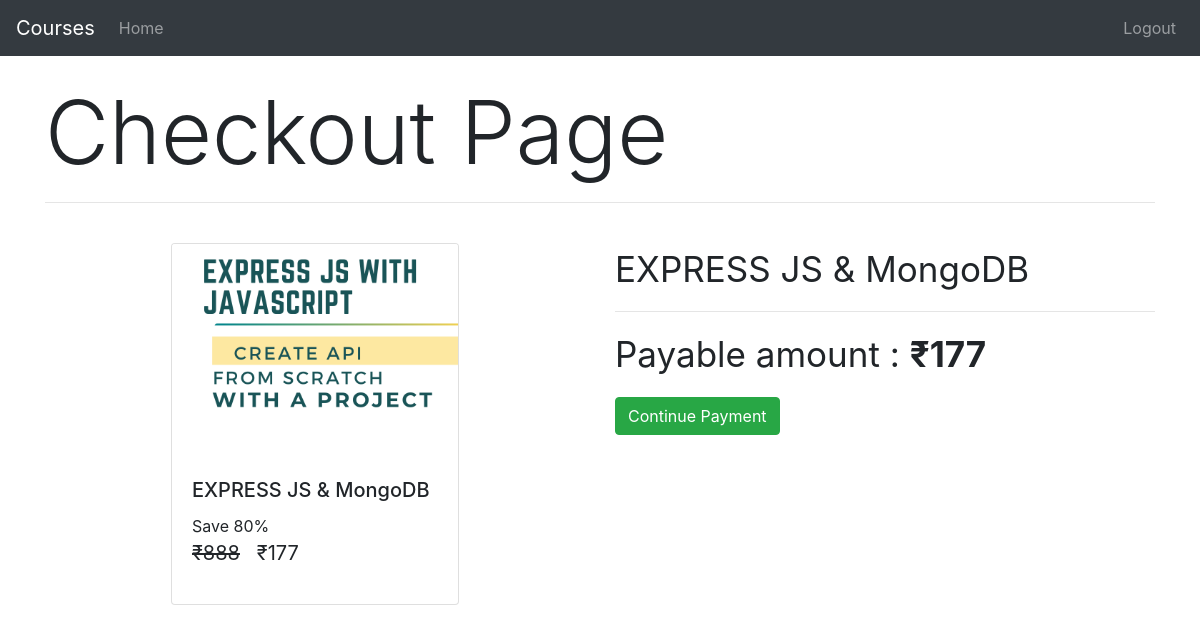
Screenshot of /checkout/express_mongodb (signed in) with the database file from the repository.
### courses/models/course.py (models this page shows, shortened)
class Course(models.Model):
    name = models.CharField(max_length=50, null=False)
    slug = models.CharField(max_length=50, null=False, unique=True)
    description = models.CharField(max_length=200, null=True)
    price = models.IntegerField(null=False)
    discount = models.IntegerField(null=False, default=0)
    active = models.BooleanField(default=False)
    date = models.DateTimeField(auto_now_add=True)
    thumbnail = models.ImageField(upload_to='files/images')
    resources = models.FileField(upload_to='files/resources')
    length = models.IntegerField(null=False)
    @staticmethod
    def get_course_by_slug(slug):
        return Course.objects.get(slug= slug)

### courses/views/checkout.py (the view, shortened to what this page needs)
# urls.py: path('checkout/<str:slug>', CheckoutView.as_view() , name='checkout_page' ),
class CheckoutView(View):
    def get(self, request, slug):
        course = Course.get_course_by_slug(slug)
        action = request.GET.get('action')
        user = None
        order = None
        payment = None
        error = None
        if ( not request.user.is_authenticated ) :
            return redirect('login')
        user = request.user
        context = {'course': course, 'order':order, 'payment': payment, 'user': user, 'error': error}
        return render(request, 'courses/checkout.html', context)

### courses/templatetags/course_custom_tags.py (called while the page is built)
@register.simple_tag
def cal_sellprice(price, discount):
    if discount is None or discount == 0 :
        return price
    sellprice = price - (price*discount/100)
    return floor(sellprice)

@register.filter
def currency(price):
    return f'₹{price}'

### courses/templates/courses/checkout.html (shortened to what this page needs)
{% extends 'courses/base.html' %}
{% load static %}
{% load course_custom_tags %}
{% block content %}
<div class="container">
    <br>
    <h2 class="display-2">Checkout Page</h2>
    <hr> <br>
    <div class="row">
        <div class="col ">
            <div class="card mx-auto" style="width: 18rem;">
                <img class="card-img-top" src="{{course.thumbnail.url}}" alt="Card image cap">
                <div class="card-body">
                    <h5 class="card-title">{{ course.name }}</h5>
                    <p>Save {{ course.discount }}% <br>
                        <span class="price">
                            <del> {{ course.price|currency }}</del> &nbsp; <span> {% cal_sellprice course.price course.discount as value %} {{ value|currency }}</span>
                        </span>
                    </p>
                </div>
            </div>
        </div>
        <div class="col">
            <p class="display-5">{{course.name}}</p>
            <hr>
            <p class="display-5">Payable amount : <b>{% cal_sellprice course.price course.discount as value %} {{value|currency }}</b></p>
            <a href="?action=create_payment" class="btn btn-success"> Continue Payment</a>
        </div>
    </div>
</div>
{% endblock %}

### courses/static/courses/css/common.css (style rules this page uses)
.price { font-size: 20px; }
a { color: gray; }
.display-5 { font-size: 35px; }

### rows the page displays
Course: thumbnail (picture), name "EXPRESS JS & MongoDB", discount "80", price "₹888"

### other values shown
{{ value|currency }} "₹177"
